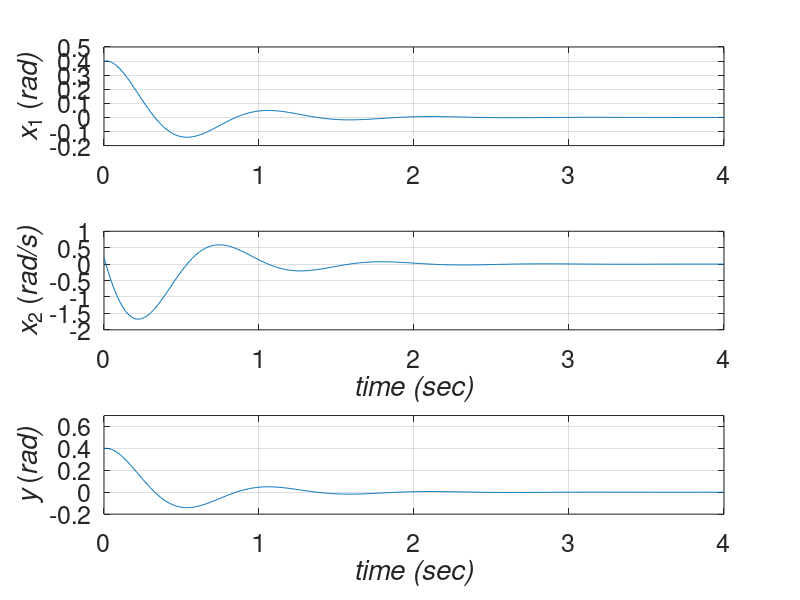

The MATLAB source for this figure:
clear

%{
This is a model of a simple rotational mechanical system with a single
input and single output
%}

%System parameters 
J = 1; %Motor shaft polar inertia (kg-m^2)
b = 4; %Motor shaft damping constant (N-m-s)
kR = 40; %Torsional spring constant (N-m/rad)

A = [0 1; (-kR/J) (-b/J)]; %System Matrix
B = [0; 1/J]; %Input Matrix
C = [1 0]; %Output Matrix
D = 0; %Feedforward Matrix

%State-space model definition
SysModel = ss(A,B,C,D);

% SysModeltf = tf(SysModel);

% SysModelzpk = zpk(SysModel);

% [num,den] = tfdata(SysModel, 'v');
% [z,p,k] = zpkdata(SysModel, 'v');

% SysModelss = ss(SysModeltf);

t = 0:0.01:4; %Array of time values

U = zeros(size(t)); %Zero single input of same size as t

x0 = [0.4; 0.2]; %Initial state vector

CharPoly = poly(A) %Find the characteristic polynomial from A

Poles = roots(CharPoly) %Find the system poles

Eigs0 = eig(A); %Calculate open-loop system eigenvalues

damp(A); %Calculate eigenvalues, zeta, and wn from ABCD

[Yo,t,Xo] = lsim(SysModel,U,t,x0); %Open-loop response

figure;
subplot(311), plot(t,Xo(:,1)); grid;
axis ([0 4 -0.2 0.5]);
set(gca, 'FontSize',18);
ylabel('{\itx}_1 (\itrad)')
subplot(312), plot(t,Xo(:,2)); grid; axis([0 4 -2 1]);
set(gca, 'FontSize',18);
xlabel('\ittime (sec)'); ylabel('{\itx}_2 (\itrad/s)');
subplot(313), plot(t,Yo); grid;
axis([0 4 -0.2 0.7]);
set(gca, 'FontSize',18);
ylabel('{\ity} (\itrad)'); xlabel('\ittime (sec)');


